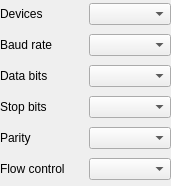
<?xml version="1.0" encoding="UTF-8"?>
<ui version="4.0">
 <class>SAKTcpClientToolBoxUiController</class>
 <widget class="QWidget" name="SAKTcpClientToolBoxUiController">
  <property name="geometry">
   <rect>
    <x>0</x>
    <y>0</y>
    <width>171</width>
    <height>186</height>
   </rect>
  </property>
  <property name="windowTitle">
   <string/>
  </property>
  <layout class="QGridLayout" name="gridLayout">
   <property name="leftMargin">
    <number>0</number>
   </property>
   <property name="topMargin">
    <number>0</number>
   </property>
   <property name="rightMargin">
    <number>0</number>
   </property>
   <property name="bottomMargin">
    <number>0</number>
   </property>
   <item row="0" column="1">
    <widget class="QComboBox" name="comboBoxPortNames"/>
   </item>
   <item row="0" column="0">
    <widget class="QLabel" name="label_2">
     <property name="text">
      <string>Devices</string>
     </property>
    </widget>
   </item>
   <item row="2" column="1">
    <widget class="QComboBox" name="comboBoxDataBits"/>
   </item>
   <item row="3" column="1">
    <widget class="QComboBox" name="comboBoxStopBits"/>
   </item>
   <item row="4" column="1">
    <widget class="QComboBox" name="comboBoxParity"/>
   </item>
   <item row="1" column="1">
    <widget class="QComboBox" name="comboBoxBaudRate"/>
   </item>
   <item row="5" column="1">
    <widget class="QComboBox" name="comboBoxFlowControl"/>
   </item>
   <item row="1" column="0">
    <widget class="QLabel" name="label">
     <property name="text">
      <string>Baud rate</string>
     </property>
    </widget>
   </item>
   <item row="2" column="0">
    <widget class="QLabel" name="label_3">
     <property name="text">
      <string>Data bits</string>
     </property>
    </widget>
   </item>
   <item row="3" column="0">
    <widget class="QLabel" name="label_4">
     <property name="text">
      <string>Stop bits</string>
     </property>
    </widget>
   </item>
   <item row="4" column="0">
    <widget class="QLabel" name="label_5">
     <property name="text">
      <string>Parity</string>
     </property>
    </widget>
   </item>
   <item row="5" column="0">
    <widget class="QLabel" name="label_6">
     <property name="text">
      <string>Flow control</string>
     </property>
    </widget>
   </item>
  </layout>
 </widget>
 <resources/>
 <connections/>
</ui>
